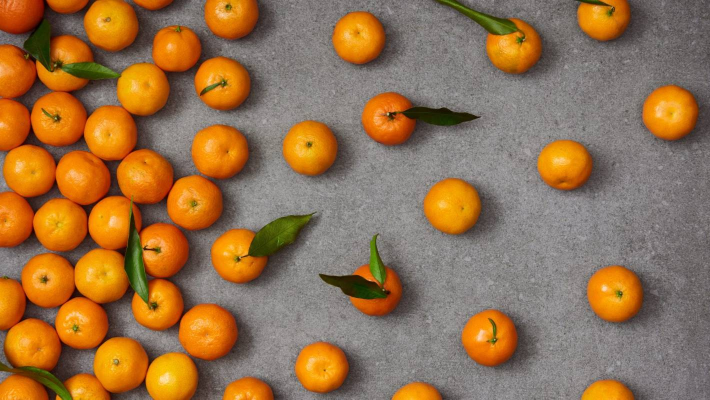
#> input picture test2.jpg, 1420 x 799 px (shown at 1/2 size)
$ python ColorPickerAndSeperator.py --PICKERFILE test2.jpg --LOADFILE test2.jpg
#> lines starting #> are read from the running program, lines starting #| are printed output that depends on the picture; after the words box and inside, x2 and y2 are one past the last pixel; in counts of white or black regions, pixels touching at a corner belong together

import cv2
import numpy as np
import random

class CutUI:

    def __init__(self, color_table_image_path):
#> called with color_table_image_path = 'test2.jpg'
        self.window = "Color Seperator"
        self.color_picker_window = "Color Picker"
        self.point = []
        self.seed_overlay = None
        self.image_sum = None
        self.color_picker_image = cv2.imread(color_table_image_path)
#> self.color_picker_image is the input picture: shape (799, 1420, 3); mean B, G, R 76.8, 113.9, 149.2
        self.lower = (100, 200, 200)
        self.upper = (140, 255, 255)
        self.is_first = True

    def load_image(self, filename):
        self.image = cv2.imread(filename)
        self.display_image = np.array(self.color_picker_image)
        self.seed_overlay = np.zeros_like(self.color_picker_image)
        self.add_point(random.randint(0, self.color_picker_image.shape[1]),
                       random.randint(0, self.color_picker_image.shape[0]))
        self.add_point(random.randint(0, self.color_picker_image.shape[1]),
                       random.randint(0, self.color_picker_image.shape[0]))

    def run(self):
        cv2.namedWindow(self.color_picker_window)
        cv2.setMouseCallback(self.color_picker_window, self.mouse_clicked)

        while 1:
            # self.seed_overlay = np.zeros_like(self.color_picker_image)
            if self.is_first:
                self.render_image()
                print("self.lower : " + str(self.lower))
                print("self.upper : " + str(self.upper))
                self.is_first = False

            # self.lower = (100, 200, 200)
            # self.upper = (140, 255, 255)

            # cv2.imshow(self.window, display)
            cv2.imshow(self.color_picker_window, self.display_result)
            cv2.imshow(self.window, cv2.resize(self.image_sum, (int(self.image_sum.shape[1]/2), int(self.image_sum.shape[0]/2))))

            key = cv2.waitKey(20) & 0xFF
            if key == 27 or key == ord('q'):
                break
            # elif key == ord('n'):
            # elif key == ord('r'):
            # elif key == ord('c'):

        cv2.destroyAllWindows()

    def render_image(self):
        self.seed_overlay = np.zeros_like(self.color_picker_image)
        for x, y in self.point:
            cv2.rectangle(self.seed_overlay, (x - 1, y - 1), (x + 1, y + 1), (0, 0, 255), -1)
        self.display_result = cv2.addWeighted(self.display_image, 0.9, self.seed_overlay, 0.4, 0.1)
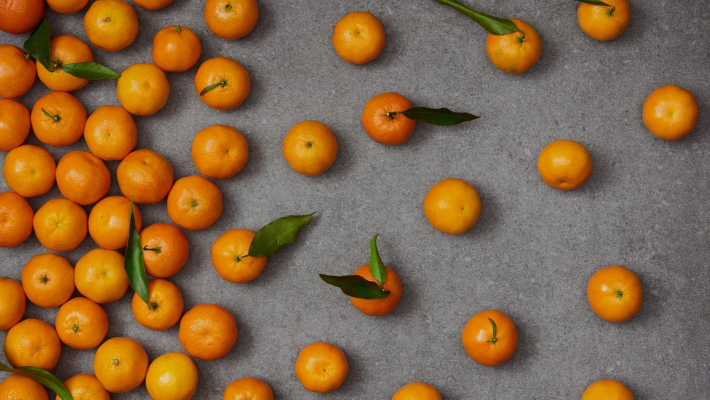
#> self.display_result: shape (799, 1420, 3) (shown at 1/2 size); mean B, G, R 69.2, 102.6, 134.4

        self.lower = tuple(self.color_picker_image[self.point[0][1]][self.point[0][0]])
#> self.lower = (127, 129, 130)
        self.upper = tuple(self.color_picker_image[self.point[1][1]][self.point[1][0]])
#> self.upper = (130, 132, 133)
        self.lower = (int(self.lower[0]), int(self.lower[1]), int(self.lower[2]))
        self.upper = (int(self.upper[0]), int(self.upper[1]), int(self.upper[2]))

        print("rgb lower : " + str(self.lower))
#| rgb lower : (127, 129, 130)
        print("rgb upper : " + str(self.upper))
#| rgb upper : (130, 132, 133)
        lower_hsv = cv2.cvtColor(np.reshape(self.lower, [1, 1, 3]).astype(np.uint8), cv2.COLOR_RGB2HSV)
#> lower_hsv = [[100, 6, 130]]
        upper_hsv = cv2.cvtColor(np.reshape(self.upper, [1, 1, 3]).astype(np.uint8), cv2.COLOR_RGB2HSV)
#> upper_hsv = [[100, 6, 133]]
        self.lower = lower_hsv[0][0]
#> self.lower = [100, 6, 130]
        self.upper = upper_hsv[0][0]
#> self.upper = [100, 6, 133]
        print("hsv lower : " + str(self.lower))
#| hsv lower : [100   6 130]
        print("hsv upper : " + str(self.upper))
#| hsv upper : [100   6 133]

        # BGR to HSV 변환
        img_hsv = cv2.cvtColor(self.image, cv2.COLOR_RGB2HSV)
#> img_hsv: shape (799, 1420, 3); mean H, S, V 110.9, 100.9, 149.6
        h, s, v = cv2.split(img_hsv)
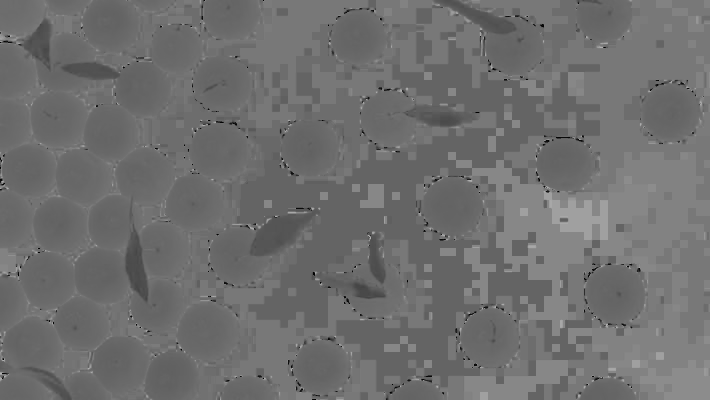
#> h: shape (799, 1420) (shown at 1/2 size); min 0, max 178, mean 110.9
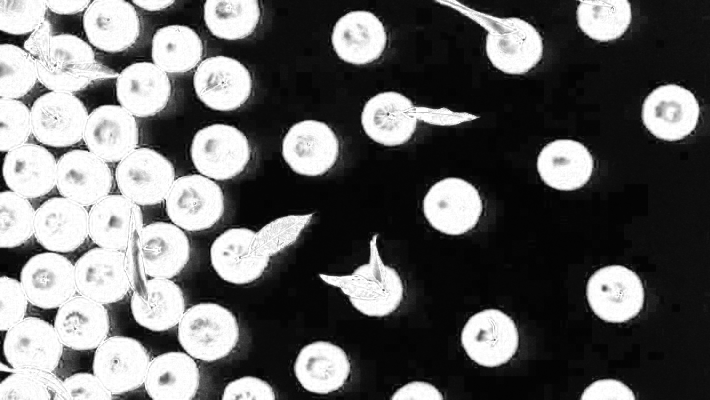
#> s: shape (799, 1420) (shown at 1/2 size); min 0, max 255, mean 100.9
        # 색상 범위를 제한하여 mask 생성
        img_mask = cv2.inRange(h, int(self.lower[0]), int(self.upper[0]))
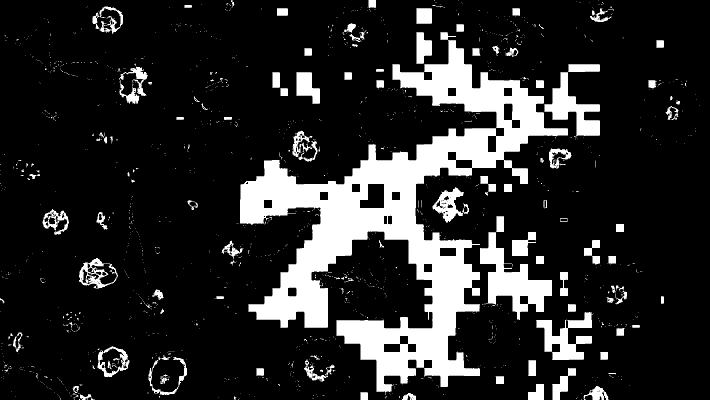
#> img_mask: shape (799, 1420) (shown at 1/2 size); 16.5% white; 1473 white regions (1358 under 20 px), largest, box (x1, y1, x2, y2) and area: (480, 64, 1136, 790) 127912, (960, 432, 1104, 640) 10234, (1089, 128, 1200, 274) 6569
        # 원본 이미지를 가지고 Object 추출 이미지로 생성
        img_result = cv2.bitwise_and(self.image, self.image, mask=img_mask)
        # 결과 이미지 생성
        img_mask = cv2.cvtColor(img_mask, cv2.COLOR_GRAY2BGR)

        # color space
        img_variation = np.zeros_like(self.image)
        h, w, c = img_variation.shape
#> h = 799; w = 1420; c = 3
        x = 0
        split_num = 30
        if self.upper[0] > self.lower[0]:
            for idx in range(split_num):
                color = self.lower[0] + int(abs(self.upper[0] - self.lower[0]) * idx / split_num)
                # print("color : " + str(color))
                color = np.array([[[color, 200, 200]]])
                color = cv2.cvtColor(color.astype(np.uint8), cv2.COLOR_HSV2RGB)
                color = color[0][0]
                cv2.rectangle(img_variation,
                              (x + idx * int(w / split_num), 0),
                              (x + (idx + 1) * int(w / split_num), h),
                              (int(color[0]), int(color[1]), int(color[2])), # (idx * (255 / split_num), 100, 100),
                              cv2.FILLED)

        image_sum1 = np.concatenate((self.image, img_result), axis=1)
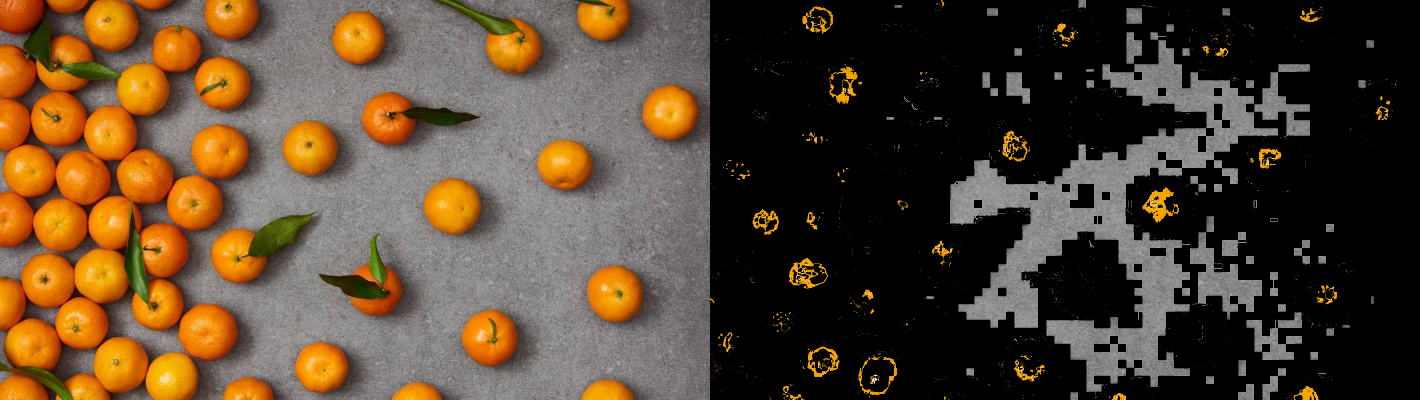
#> image_sum1: shape (799, 2840, 3) (shown at 1/2 size); mean B, G, R 48.5, 68.4, 86.8
        image_sum2 = np.concatenate((img_mask, img_variation), axis=1)
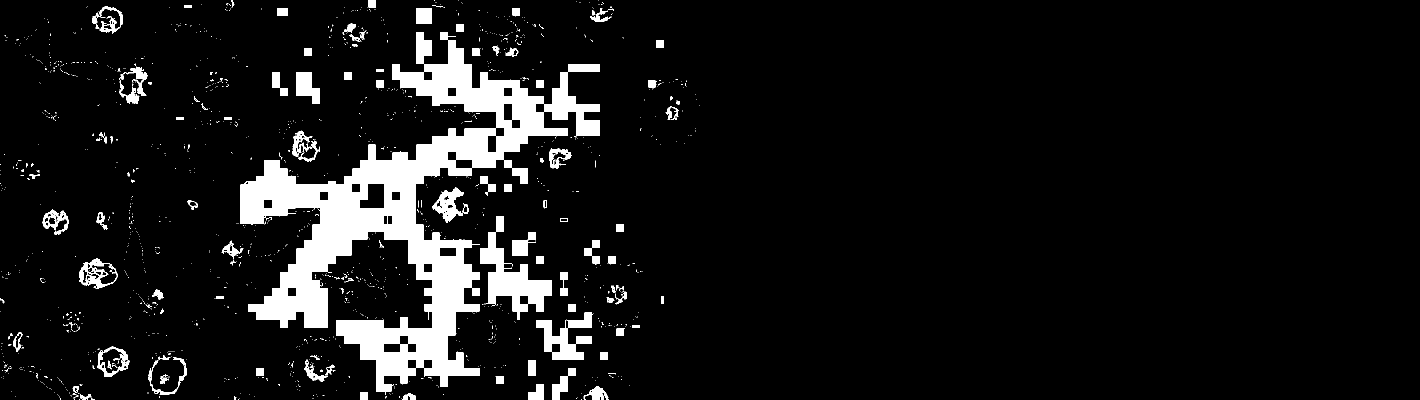
#> image_sum2: shape (799, 2840, 3) (shown at 1/2 size); 8.3% white; 1473 white regions (1358 under 20 px), largest, box (x1, y1, x2, y2) and area: (480, 64, 1136, 790) 127912, (960, 432, 1104, 640) 10234, (1089, 128, 1200, 274) 6569
        self.image_sum = np.concatenate((image_sum1, image_sum2), axis=0)

    def mouse_clicked(self, event, x, y, flags, param):
        if event == cv2.EVENT_LBUTTONDOWN:
            self.add_point(x - 1, y - 1)
            self.render_image()

        # elif event == cv2.EVENT_LBUTTONUP:
        # elif event == cv2.EVENT_MOUSEMOVE:

    def add_point(self, x, y):
        self.point.append((x, y))
        if len(self.point) > 2:
            self.point.pop(0)

        print("point : " + str(self.point))

import argparse

if __name__ == '__main__':
    parser = argparse.ArgumentParser(prog="Coloer Picker And Seperator",
                                     description="extract color parts", add_help=True)
    parser.add_argument('-p', '--PICKERFILE', help='color picker image.', required=True)
    parser.add_argument('-l', '--LOADFILE', help='target images.', required=True)
    args = parser.parse_args()

    ui = CutUI(args.PICKERFILE)
    ui.load_image(args.LOADFILE)
    ui.run()
#| self.lower : [100   6 130]
#| self.upper : [100   6 133]
#> in run, `cv2.imshow(self.window, cv2.resize(self.image_sum, (int(self.image_sum..`:
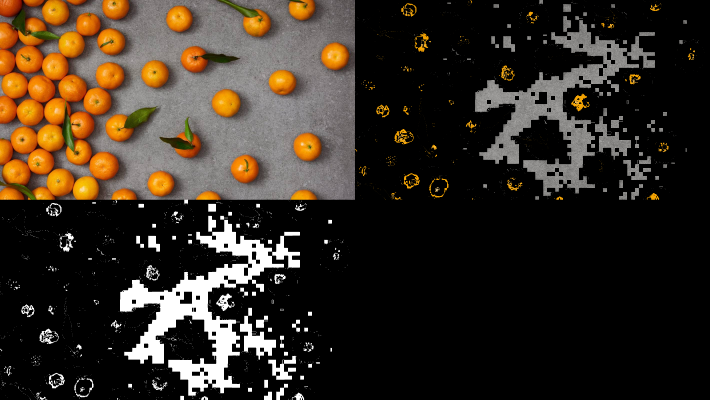
#> window 'Color Seperator': shape (799, 1420, 3) (shown at 1/2 size); mean B, G, R 34.8, 44.8, 54
#> (key q is pressed here)
